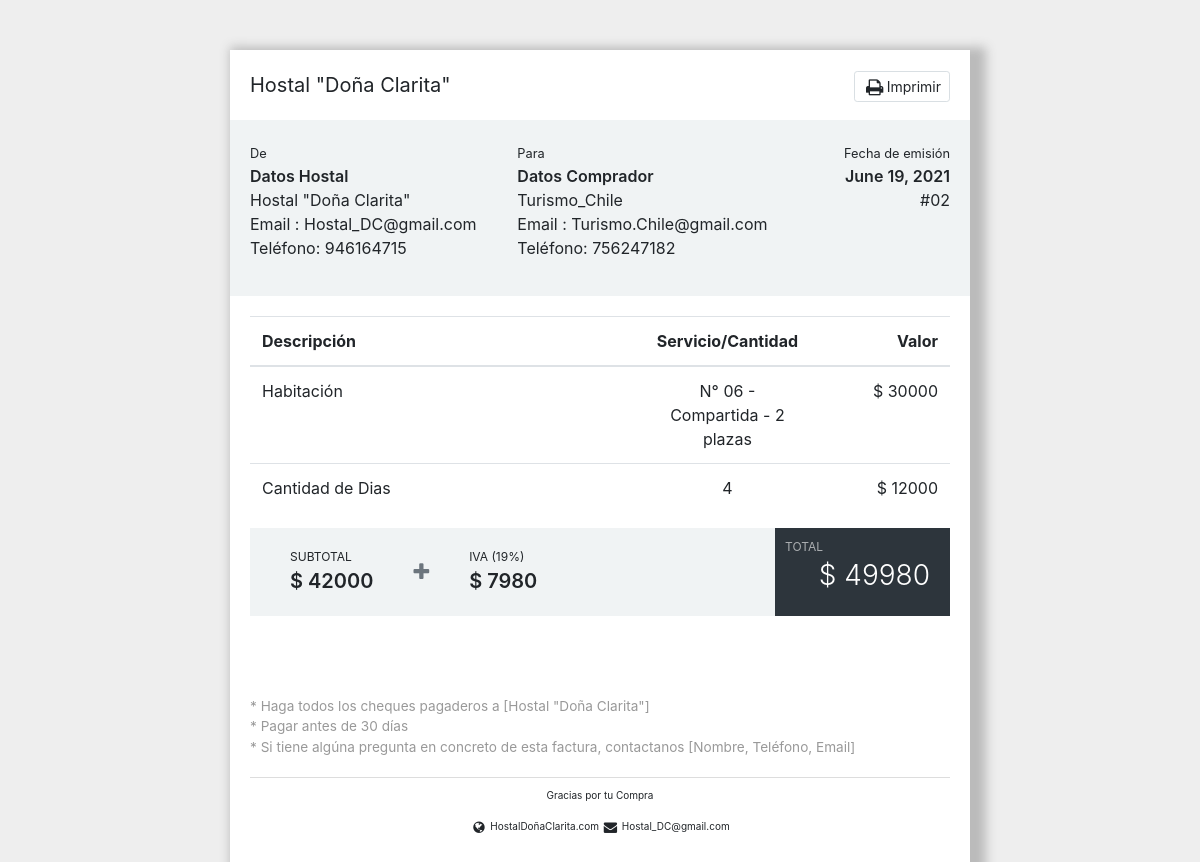
Screenshot of /detalle_factura/2 (signed in) with the database file from the repository.
### alojamiento/models.py (models this page shows, shortened)
class Ticket(models.Model):
    hora_creacion           = models.DateTimeField(default=timezone.now)
    fecha_boleta            = models.DateField(null=True, blank=False)
    habitacion_reservada    = models.ForeignKey(Room, on_delete=models.CASCADE , related_name='habitaciones')
    precio_servicio        = models.CharField(max_length=50, null=True, blank=False)
    cantidad_dias           = models.CharField(max_length=50, null=True, blank=False)
    precio_dias             = models.CharField(max_length=50, null=True, blank=False)
    subtotal                = models.CharField(max_length=50, null=True, blank=False)
    iva                     = models.CharField(max_length=50, null=True, blank=False)
    total                   = models.CharField(max_length=50, null=True, blank=False)
    estado_ticket           = models.CharField(default="Sin pagar", max_length=50, null=True, blank=False, choices=estado_ticket_choice)
    remitente               = models.ForeignKey(User, default="1", related_name='user1', on_delete=models.CASCADE)
    receptor                = models.ForeignKey(User, related_name='tickets', on_delete=models.CASCADE)

class Profile(models.Model):
    user                    = models.OneToOneField(User, on_delete=models.CASCADE)
    bio                     = models.TextField(max_length=255 ,blank=True, null=True)
    telefono                = models.CharField(max_length=9, null=True, blank=True)
    foto_perfil             = models.ImageField(default='user_default.png', upload_to='fotos_perfil')
    foto_portada            = models.ImageField(default='portada_default.png', upload_to='fotos_portadas')
    twitter                 = models.CharField(max_length=50, null=True, blank=True)
    instagram               = models.CharField(max_length=50, null=True, blank=True)
    facebook                = models.CharField(max_length=50, null=True, blank=True)
    tipo_permiso            = models.CharField(max_length=50, null=True, blank=False, default='Usuario', choices=permissions_choice)

class Room(models.Model):
    tipo_habitacion         = models.CharField(max_length=50, null=True, blank=False, choices=type_room_choice)
    numero_habitacion       = models.CharField(max_length=100, null=True, blank=False)
    estado                  = models.CharField(max_length=50, null=True, blank=False, choices=estate_choice)
    tipo_cama               = models.ForeignKey(Type, on_delete=models.CASCADE, related_name="types")
    cantidad_camas          = models.CharField(max_length=2, null=True, blank=False)
    cantidad_personas       = models.CharField(max_length=2, null=True, blank=False)
    accesorios              = models.TextField(max_length=255, null=True, blank=True)
    imagen_habitacion       = models.ImageField(default='no_image.png' ,upload_to='habitaciones', null=True, blank=True)
    precio                  = models.CharField(max_length=255, null=True, blank=False)

class Type(models.Model):
    tipo_cama               = models.TextField()
    def __str__(self):
        return f'{self.tipo_cama}'

### alojamiento/views.py (the view)
# urls.py: path('detalle_factura/<int:pk>', Detalle_Factura.as_view(), name='detalle_factura'),
class Detalle_Factura(LoginRequiredMixin, DetailView):
    model = Ticket
    template_name = 'detalle_factura.html'
    login_url = '/login'

### alojamiento/templates/detalle_factura.html (shortened to what this page needs)
<!DOCTYPE html>
<html lang="en">
<head>
    {% load static %}
    <link type="text/css" rel="stylesheet" href="{% static 'css/detalle_factura.css' %}">
    <link type="text/css" rel="stylesheet" href="{% static 'css/error403.css' %}">
    <link rel="stylesheet" href="https://maxcdn.bootstrapcdn.com/bootstrap/4.0.0/css/bootstrap.min.css">
</head>
{% if user.username == ticket.remitente.username or user.username == ticket.receptor.username or request.user.profile.tipo_permiso == 'Recepcionista' %}
<body class="body" style="margin-top: 50px;">
    <link href="https://maxcdn.bootstrapcdn.com/font-awesome/4.3.0/css/font-awesome.min.css" rel="stylesheet">
    <div class="container" style="max-width: 800px;">
       <div class="col-md-12">
          <div class="invoice">
             <div class="invoice-company text-inverse f-w-600">
                <span class="pull-right hidden-print">
                <a  onclick="window.print()" class="btn btn-sm btn-white m-b-10 p-l-5"><i class="fa fa-print t-plus-1 fa-fw fa-lg"></i>Imprimir</a>
                </span>
               Hostal "Doña Clarita"
             </div>
             <div class="invoice-header">
                <div class="invoice-from">
                   <small>De</small>
                   <address class="m-t-5 m-b-5">
                      <strong class="text-inverse">Datos Hostal</strong><br>
                     Hostal "Doña Clarita"<br>
                      Email : {{ticket.remitente.email}}<br>
                      Teléfono: {{ticket.remitente.profile.telefono}}<br>
                   </address>
                </div>
                <div class="invoice-to">
                   <small>Para</small>
                   <address class="m-t-5 m-b-5">
                      <strong class="text-inverse">Datos Comprador</strong><br>
                      {{ticket.receptor.first_name}}<br>
                      Email : {{ticket.receptor.email}}<br>
                      Teléfono: {{ticket.receptor.profile.telefono}}<br>
                   </address>
                </div>
                <div class="invoice-date">
                   <small>Fecha de emisión</small>
                   <div class="date text-inverse m-t-5">{{ticket.fecha_boleta}}</div>
                   <div class="invoice-detail">
                      #0{{ticket.id}}<br>
                   </div>
                </div>
             </div>
             <div class="invoice-content">
                <div class="table-responsive">
                   <table class="table table-invoice">
                      <thead>
                         <tr>
                            <th>Descripción</th>
                            <th class="text-center" width="10%">Servicio/Cantidad</th>
                            <th class="text-right" width="20%">Valor</th>
                         </tr>
                      </thead>
                      <tbody>
                         <tr>
                            <td>
                               <span class="text-inverse">Habitación</span><br>
                            </td>
                            <td class="text-center">N° {{ticket.habitacion_reservada.numero_habitacion}} - {{ticket.habitacion_reservada.tipo_habitacion}} -
                              {{ticket.habitacion_reservada.tipo_cama}}
                            </td>
                            <td class="text-right">$ {{ticket.precio_servicio}}</td>
                         </tr>
                         <tr>
                            <td>
                               <span class="text-inverse">Cantidad de Dias</span><br>
                            </td>
                            <td class="text-center">{{ticket.cantidad_dias}}</td>
                            <td class="text-right">$ {{ticket.precio_dias}}</td>
                         </tr>
                      </tbody>
                   </table>
                </div>
                <div class="invoice-price">
                  <div class="invoice-price-left">
                     <div class="invoice-price-row">
                        <div class="sub-price">
                           <small>SUBTOTAL</small>
                           <span class="text-inverse">$ {{ticket.subtotal}}</span>
                        </div>
                        <div class="sub-price">
                           <i class="fa fa-plus text-muted"></i>
                        </div>
                        <div class="sub-price">
                           <small>IVA (19%)</small>
                           <span class="text-inverse">$ {{ticket.iva}}</span>
                        </div>
                     </div>
                  </div>
                  <div class="invoice-price-right">
                     <small>TOTAL</small> <span class="f-w-600">$ {{ticket.total}}</span>
                  </div>
               </div>
             </div>
             <div class="invoice-note">
                * Haga todos los cheques pagaderos a [Hostal "Doña Clarita"]<br>
                * Pagar antes de 30 días<br>
                * Si tiene algúna pregunta en concreto de esta factura, contactanos  [Nombre, Teléfono, Email]
             </div>
             <div class="invoice-footer">
                <p class="text-center m-b-5 f-w-600">
                   Gracias por tu Compra
                </p>
                <p class="text-center">
                   <span class="m-r-10"><i class="fa fa-fw fa-lg fa-globe"></i> HostalDoñaClarita.com</span>
                   <span class="m-r-10"><i class="fa fa-fw fa-lg fa-envelope"></i> {{ticket.remitente.email}}</span>
                </p>
             </div>
          </div>
       </div>
    </div>
    <br>
</body>
{% endif %}
</html>

### hostal/static/css/detalle_factura.css (style rules this page uses)
.body { margin-top:20px; background:#eee; }
.invoice { background: #fff; padding: 20px; box-shadow: 8px 5px 10px 8px #bbb; }
.invoice-company { font-size: 20px }
.invoice-header { margin: 0 -20px; background: #f0f3f4; padding: 20px }
.invoice-date, .invoice-from, .invoice-to { display: table-cell; width: 1% }
.invoice-from, .invoice-to { padding-right: 20px }
.invoice-date .date, .invoice-from strong, .invoice-to strong { font-size: 16px; font-weight: 600 }
.invoice-date { text-align: right; padding-left: 20px }
.invoice-price { background: #f0f3f4; display: table; width: 100% }
.invoice-price .invoice-price-left, .invoice-price .invoice-price-right { display: table-cell; padding: 20px; font-size: 20px; font-weight: 600; width: 75%; position: relative; vertical-align: middle }
.invoice-price .invoice-price-left .sub-price { display: table-cell; vertical-align: middle; padding: 0 20px }
.invoice-price small { font-size: 12px; font-weight: 400; display: block }
.invoice-price .invoice-price-row { display: table; float: left }
.invoice-price .invoice-price-right { width: 25%; background: #2d353c; color: #fff; font-size: 28px; text-align: right; vertical-align: bottom; font-weight: 300 }
.invoice-price .invoice-price-right small { display: block; opacity: .6; position: absolute; top: 10px; left: 10px; font-size: 12px }
.invoice-footer { border-top: 1px solid #ddd; padding-top: 10px; font-size: 10px }
.invoice-note { color: #999; margin-top: 80px; font-size: 85% }
.invoice>div:not(.invoice-footer) { margin-bottom: 20px }
.btn.btn-white, .btn.btn-white.disabled, .btn.btn-white.disabled:focus, .btn.btn-white.disabled:hover, .btn.btn-white[disabled], .btn.btn-white[disabled]:focus, .btn.btn-white[disabled]:hover { color: #2d353c; background: #fff; border-color: #d9dfe3; }

### hostal/static/css/error403.css (style rules this page uses)
* { margin:0; padding: 0; }
body { background: #233142; }

### rows the page displays
Ticket: remitente.email "Hostal_DC@gmail.com", remitente.profile.telefono "946164715", receptor.first_name "Turismo_Chile", receptor.email "Turismo.Chile@gmail.com", receptor.profile.telefono "756247182", fecha_boleta "June 19, 2021", id "2", habitacion_reservada.numero_habitacion "06", habitacion_reservada.tipo_habitacion "Compartida", habitacion_reservada.tipo_cama "2 plazas", precio_servicio "30000", cantidad_dias "4", precio_dias "12000", subtotal "42000", iva "7980", total "49980"
